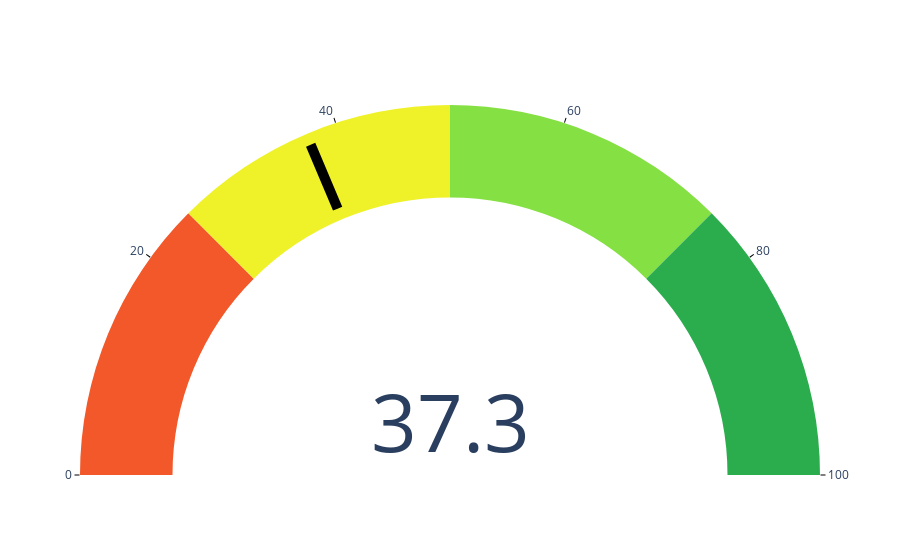

The cell this chart's notebook holds for it:
### Code cell
# defining colors and value for RSI visual
quadrant_colors = [plot_bgcolor, "#2bad4e", "#85e043", "#eff229", "#f2a529", "#f25829"]

rsi_value = get_rsi_value(data_for_rsi)

# visualizing with a gauge plot
fig = go.Figure(go.Indicator(
    mode = "gauge+number",
    value = rsi_value,
    gauge = {
        'axis': {'range': [0, 100], 'tickwidth': 1, 'tickcolor': "black"},
        'bar': {'color': "rgba(0,0,0,0)"},
        'borderwidth': 0,
        'steps': [
            {'range': [0, 25], 'color': '#f25829'},
            {'range': [25, 50], 'color': '#eff229'},
            {'range': [50, 75], 'color': '#85e043'},
            {'range': [75, 100], 'color': '#2bad4e'}],
        'threshold': {
            'line': {'color': "black", 'width': 10},
            'thickness': 0.75,
            'value': rsi_value}}))

fig.show()

### Figure 1 — Plotly figure (JSON) as saved in the notebook; plotly's stock layout.template omitted (floating-point values rounded to 4 significant figures)
{"data": [{"gauge": {"axis": {"range": [0, 100], "tickcolor": "black", "tickwidth": 1}, "bar": {"color": "rgba(0,0,0,0)"}, "borderwidth": 0, "steps": [{"color": "#f25829", "range": [0, 25]}, {"color": "#eff229", "range": [25, 50]}, {"color": "#85e043", "range": [50, 75]}, {"color": "#2bad4e", "range": [75, 100]}], "threshold": {"line": {"color": "black", "width": 10}, "thickness": 0.75, "value": 37.29}}, "mode": "gauge+number", "type": "indicator", "value": 37.29}], "layout": {}}
